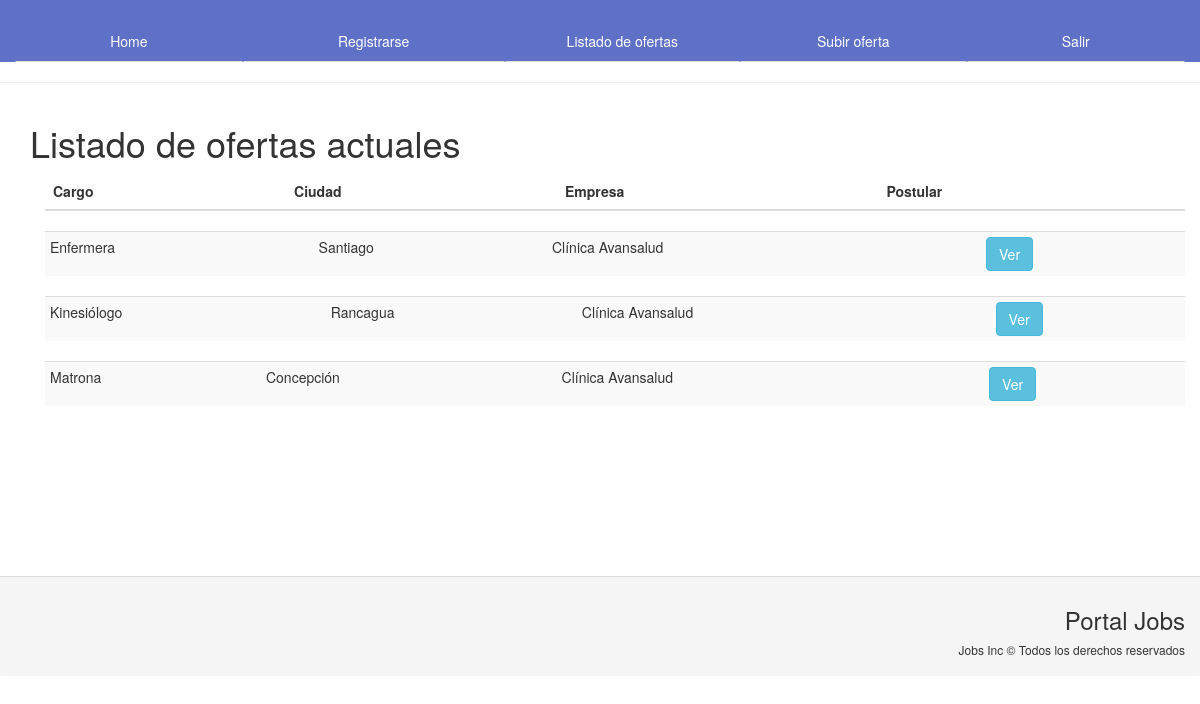
The app's page /ofertas/ (signed in), older data.
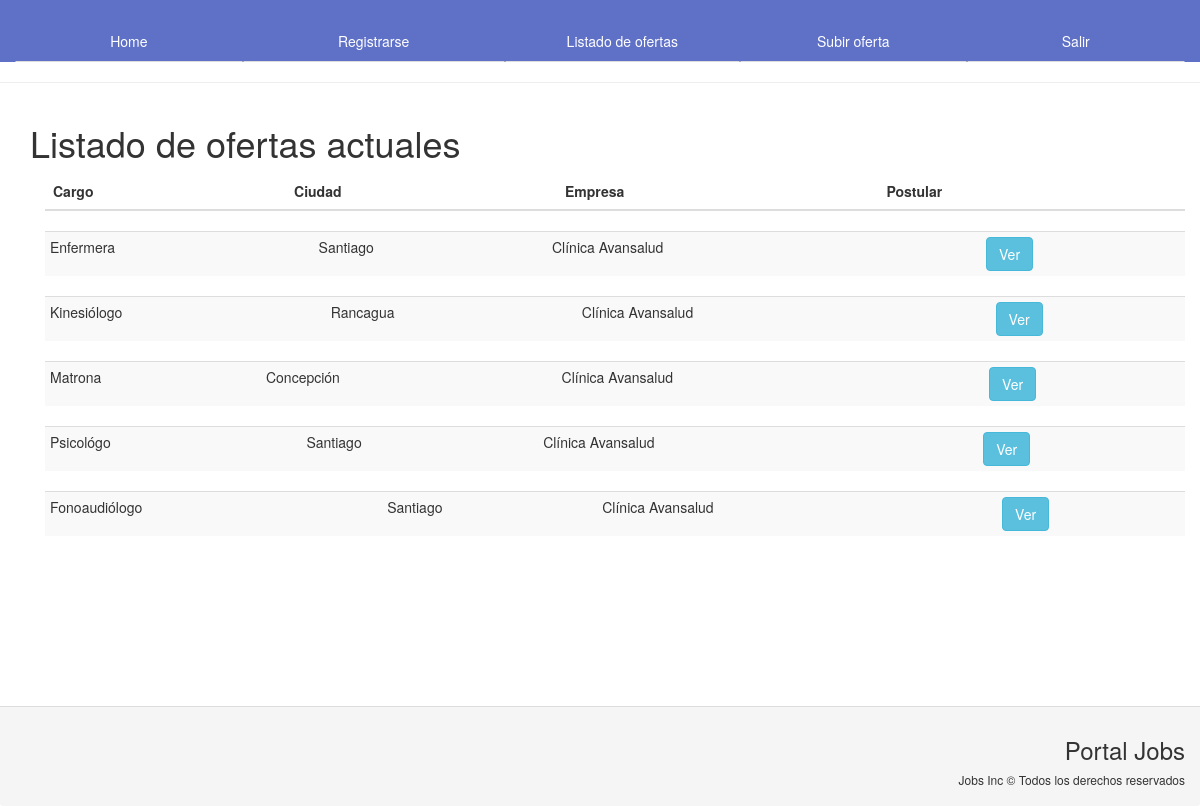
The same page, newer data.
### ofertas/models.py (models this page shows, shortened)
class DescripcionCargo(models.Model):
    owner = models.ForeignKey(Empresa)
    cargo = models.CharField(max_length=40, choices=CATEGORIAS)
    descripcion_cargo = models.TextField()
    ciudad = models.CharField(max_length=30)
    fecha_contratacion = models.DateField()
    sueldo = models.IntegerField()
    tipo_jornada = models.CharField(max_length=20, choices=JORNADAS)
    tipo_contrato = models.CharField(max_length=20, choices=CONTRATO)
    estado_publicacion = models.CharField(max_length=10, choices=ESTADO_PUBLICACION, default=ACTIVA)

class Empresa(models.Model):
    nombre = models.CharField(max_length=50)
    anos_experiencia = models.IntegerField(null=True, blank=True)
    def __unicode__(self):
        return self.nombre

### ofertas/views.py (the view)
# urls.py: url(r'^ofertas/$', login_required(ListView.as_view()), name='ofertas_list'),
class ListView(View):
    def get(self, request):
        ofertas = DescripcionCargo.objects.all()
        context = {
            'ofertas': ofertas[:7]
        }
        return render(request, 'ofertas/ofertas_list.html', context)

### ofertas/templates/ofertas/ofertas_list.html (shortened to what this page needs)
{% extends 'base.html' %}
{% block section %}
    <h1>Listado de ofertas actuales</h1>
    {% include 'ofertas/ofertas_loop.html' with descripcion_list=ofertas %}
{% endblock %}

### jobs/templates/base.html (shortened to what this page needs)
{% load staticfiles %}
<!DOCTYPE html>
<html lang="es">
<head>
    <link rel="stylesheet" href="{% static 'css/bootstrap.min.css' %}">
</head>
<body>
{% block navbar %}
<div class="container-fluid">
    <header class="row">
        <div class="header col-md-12">
            <ul class="nav nav-tabs nav-justified">
                <li><a href="{% url 'ofertas_home' %}">Home</a></li>
                <li><a href="{% url 'registrar' %}">Registrarse</a></li>
                {% if user.is_authenticated %}
                <li><a href="{% url 'ofertas_list' %}">Listado de ofertas</a></li>
                <li><a href="{% url 'crear_oferta' %}">Subir oferta</a></li>
                <li><a href="{% url 'users_logout' %}">Salir</a></li>
                {% else %}
                <li><a href="{% url 'login' %}">Entrar</a></li>
                {% endif %}
            </ul>
        </div>
    </header>
</div>
{% endblock %}
<hr>
<div class="container">
    <div class="row">
        <section class="section col-md-12">
            {% block section %} {% endblock %}
        </section>
    </div>
</div>
<div class="container-fluid">
    <div class="row">
        <footer class="footer col-md-12 panel-footer">
            {% block footer %}
            <h3 align="right">Portal Jobs</h3>
            <h6 align="right">Jobs Inc &copy; Todos los derechos reservados</h6>
            {% endblock %}
        </footer>
    </div>
</div>
</body>
</html>

### ofertas/templates/ofertas/ofertas_loop.html
<div class="container">
    <div class="row">
        <div class="col-md-12">
            <table class="table">
                <thead>
                    <tr>
                        <th>Cargo</th>
                        <th>Ciudad</th>
                        <th>Empresa</th>
                        <th>Postular</th>
                    </tr>
                </thead>
            </table>
        </div>
    </div>
</div>
<div class="container">
{% for cargo in descripcion_list %}
        <div class="row">
            <div class="col-md-12">
                <table class="table table-striped table-hover table-condensed">
                    <tr>
                        <td>{{ cargo.cargo }}</td>
                        <td>{{ cargo.ciudad }}</td>
                        <td>{{ cargo.owner }}</td>
                        <td><a href="{% url 'ofertas_detail' cargo.pk %}">
                        <button class="btn btn-info btn-s">Ver</button>
                        </a>
                        </td>
                    </tr>
                </table>
            </div>
        </div>
{% endfor %}
</div>

### jobs/templates/base.html (style rules this page uses)
.header { background: #5F70C7; padding-top: 20px; }
.header li a { color: white; }
.footer { top: 150px; }

Row changes from the older to the newer data that the page shows:
added DescripcionCargo: cargo "Psicológo", ciudad "Santiago", owner "Clínica Avansalud"
added DescripcionCargo: cargo "Fonoaudiólogo", ciudad "Santiago", owner "Clínica Avansalud"
